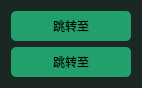
<?xml version="1.0" encoding="UTF-8"?>
<ui version="4.0">
 <class>tipsdlgviewForChoise</class>
 <widget class="QWidget" name="tipsdlgviewForChoise">
  <property name="geometry">
   <rect>
    <x>0</x>
    <y>0</y>
    <width>138</width>
    <height>87</height>
   </rect>
  </property>
  <property name="maximumSize">
   <size>
    <width>400</width>
    <height>16777215</height>
   </size>
  </property>
  <property name="windowTitle">
   <string>Dialog</string>
  </property>
  <property name="styleSheet">
   <string notr="true">#tipsdlgviewForChoise{
	background-color: #1a2722;
}
#TipTitle{
;
font:24px &quot;微软雅黑&quot;;
}
#pushButton{border-image: url(:/image/mainwindow/关闭白.png);}
#Tipicon{border-image: url(:/image/mainwindow/提示正确.png);}
#tiplabel{font:18px &quot;微软雅黑&quot;;;}

QPushButton{background-color: rgb(34, 160, 108);
;
font:18px &quot;微软雅黑&quot;;
border-radius:5px;
}</string>
  </property>
  <layout class="QVBoxLayout" name="verticalLayout">
   <item>
    <widget class="QPushButton" name="ok_2">
     <property name="sizePolicy">
      <sizepolicy hsizetype="Fixed" vsizetype="Fixed">
       <horstretch>0</horstretch>
       <verstretch>0</verstretch>
      </sizepolicy>
     </property>
     <property name="minimumSize">
      <size>
       <width>120</width>
       <height>30</height>
      </size>
     </property>
     <property name="maximumSize">
      <size>
       <width>60</width>
       <height>30</height>
      </size>
     </property>
     <property name="text">
      <string>跳转至</string>
     </property>
    </widget>
   </item>
   <item>
    <widget class="QPushButton" name="ok">
     <property name="sizePolicy">
      <sizepolicy hsizetype="Fixed" vsizetype="Fixed">
       <horstretch>0</horstretch>
       <verstretch>0</verstretch>
      </sizepolicy>
     </property>
     <property name="minimumSize">
      <size>
       <width>120</width>
       <height>30</height>
      </size>
     </property>
     <property name="maximumSize">
      <size>
       <width>60</width>
       <height>30</height>
      </size>
     </property>
     <property name="text">
      <string>跳转至</string>
     </property>
    </widget>
   </item>
  </layout>
 </widget>
 <resources/>
 <connections/>
</ui>
